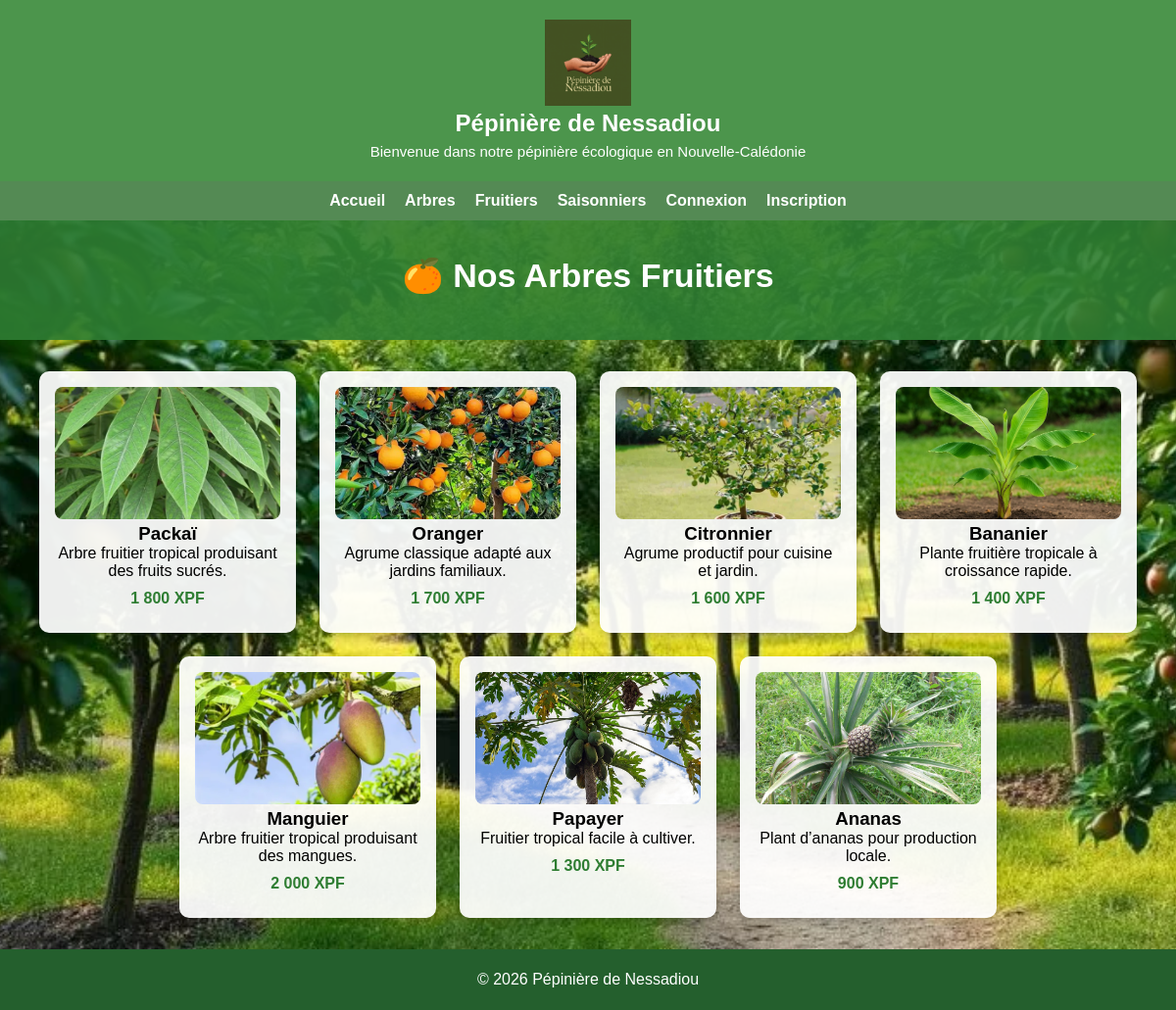
The app's page /nos-fruitiers.php with its own data.
### tables this page shows
CREATE TABLE produits (
  id INT AUTO_INCREMENT PRIMARY KEY,
  nom VARCHAR(100) NOT NULL,
  type VARCHAR(50) NOT NULL,
  description TEXT,
  prix DECIMAL(10, 2) NOT NULL DEFAULT 0,
  image TEXT
);

### public/nos-fruitiers.php (called while the page is built)
<?php
require_once __DIR__ . '/../pages/site/nos-fruitiers.php';
?>

### pages/site/catalogue.php (the view, shortened to what this page needs)
<?php
function e($value)
{
    return htmlspecialchars((string) $value, ENT_QUOTES, 'UTF-8');
}
function catalogue_image_url($image)
{
    $image = (string) $image;
    return BASE_URL . '/assets/images/' . basename($image);
}
function afficher_carte_produit($row, $pageUrl)
{
    $prix = isset($row['prix']) ? (float) $row['prix'] : 0;
    ?>
    <div class="card">
      <img src="<?php echo e(catalogue_image_url($row['image'] ?? '')); ?>" alt="<?php echo e($row['nom'] ?? 'Produit'); ?>">
      <h3><?php echo e($row['nom'] ?? 'Produit'); ?></h3>
      <p><?php echo e($row['description'] ?? ''); ?></p>
      <?php if ($prix > 0) { ?>
        <strong><?php echo e(number_format($prix, 0, ',', ' ')); ?> XPF</strong>
      <?php } ?>
    </div>
    <?php
}
?>

### pages/site/nos-fruitiers.php (shortened to what this page needs)
<?php
require_once __DIR__ . '/../../config/connexion.php';
require_once __DIR__ . '/catalogue.php';
$pageUrl = route_url('catalogue.fruitiers');
$dbDisponible = $conn instanceof mysqli;
?>
<!DOCTYPE html>
<html lang="fr">
<head>
  <link rel="stylesheet" href="<?php echo BASE_URL; ?>/assets/css/style.css">
  <link rel="stylesheet" href="<?php echo BASE_URL; ?>/assets/css/catalogue.css">
</head>
<body class="page-catalogue catalogue-fruitiers">
<?php require __DIR__ . '/../partials/header.php'; ?>
<section class="catalogue-heading">
  <h1>🍊 Nos Arbres Fruitiers</h1>
</section>
<div class="container">
<?php
if (!$dbDisponible) {
    echo "<p class='catalogue-message'>La base de données n'est pas disponible. Vérifie que MySQL est lancé et que la base nessadiou existe.</p>";
} else {
    $sql = "SELECT * FROM produits WHERE type = 'fruitier'";
    $result = $conn->query($sql);
    if ($result && $result->num_rows > 0) {
        while($row = $result->fetch_assoc()) {
            afficher_carte_produit($row, $pageUrl);
        }
    } else {
        echo "<p class='catalogue-message'>Aucun fruitier disponible</p>";
    }
}
?>
</div>
<?php require __DIR__ . '/../partials/footer.php'; ?>
</body>
</html>

### assets/css/style.css (style rules this page uses)
* { margin: 0; padding: 0; }
h1 { position: relative; top: 10px; }
body { margin: 0; font-family: Arial, sans-serif; background-color: #f7f9f7; min-height: 100vh; display: flex; flex-direction: column; }
.container { padding: 40px; }
.card { background-color: white; border-radius: 10px; padding: 15px; width: 220px; box-shadow: 0 4px 8px rgba(0, 0, 0, 0.1); text-align: center; }
.card img { width: 100%; height: 120px; object-fit: cover; border-radius: 10px; }

### assets/css/catalogue.css (style rules this page uses)
body.page-catalogue { margin: 0; min-height: 100vh; font-family: Arial, sans-serif; background-size: cover; background-position: center; background-repeat: no-repeat; background-attachment: fixed; }
body.catalogue-fruitiers { background-image: url('../images/arbres fruitiers.webp'); }
.page-catalogue .catalogue-heading { background-color: rgba(46, 125, 50, 0.9); color: white; text-align: center; padding: 36px 20px; }
.page-catalogue .catalogue-heading h1 { top: 0; font-size: 34px; margin-bottom: 10px; }
.page-catalogue .container { padding: 32px; display: flex; flex-wrap: wrap; gap: 24px; justify-content: center; }
.page-catalogue .card { background: rgba(255, 255, 255, 0.93); border-radius: 10px; padding: 16px; width: 230px; text-align: center; box-shadow: 0 4px 10px rgba(0, 0, 0, 0.2); transition: transform 0.2s ease, box-shadow 0.2s ease; }
.page-catalogue .card img { width: 100%; height: 135px; object-fit: cover; border-radius: 8px; }
.page-catalogue .card strong { display: block; margin: 10px 0; color: #2e7d32; }

### records on screen
produits: image (picture), nom "Packaï", description "Arbre fruitier tropical produisant des fruits sucrés.", prix "1 800"
produits: image (picture), nom "Oranger", description "Agrume classique adapté aux jardins familiaux.", prix "1 700"
produits: image (picture), nom "Citronnier", description "Agrume productif pour cuisine et jardin.", prix "1 600"
produits: image (picture), nom "Bananier", description "Plante fruitière tropicale à croissance rapide.", prix "1 400"
produits: image (picture), nom "Manguier", description "Arbre fruitier tropical produisant des mangues.", prix "2 000"
produits: image (picture), nom "Papayer", description "Fruitier tropical facile à cultiver.", prix "1 300"
produits: image (picture), nom "Ananas", description "Plant d’ananas pour production locale.", prix "900"
